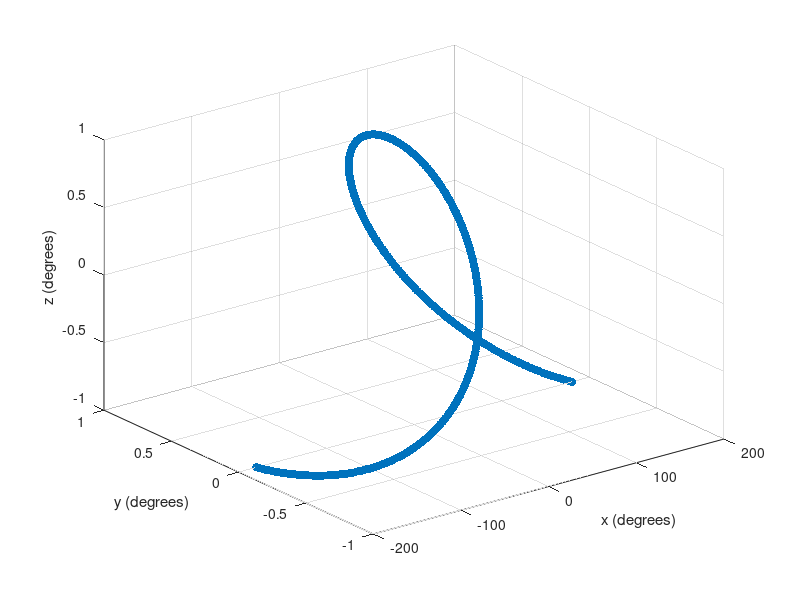

Source code (MATLAB):
x = -180:180;
y = sind(x);
z = cosd(x);
f=figure;
%plot(x,y);
%set(f,"visible","off");
scatter3(x,y,z,'filled');
xlabel('x (degrees)');
ylabel('y (degrees)');
zlabel('z (degrees)');
print("3dimg.png","-dpng");

